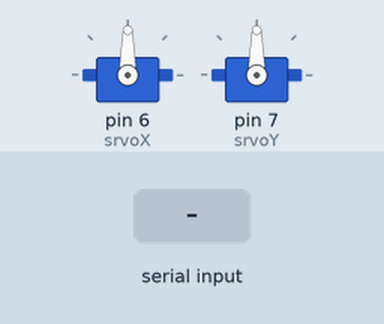
Recording of a sketch running on a simulated Arduino Uno, built with avr-gcc and run on an emulated ATmega328P. Shown: 2 × servo. Inputs (shaded band) come from the test bench.

Above: at 1.2 s.
1.3 s: "Y" received over Serial
At 1.6 s:
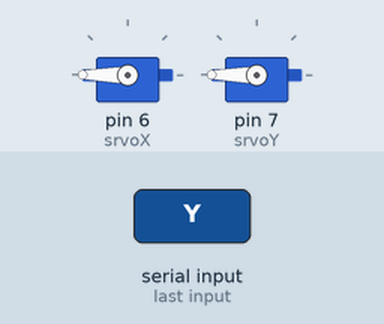
2.8 s: "30,150\n" received over Serial
At 4.0 s:
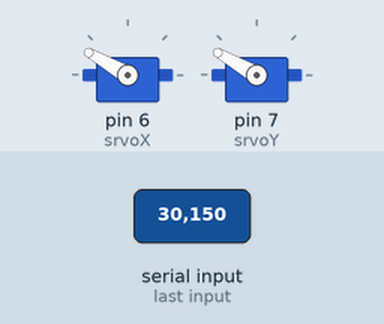
4.3 s: "5\n" received over Serial
At 5.1 s:
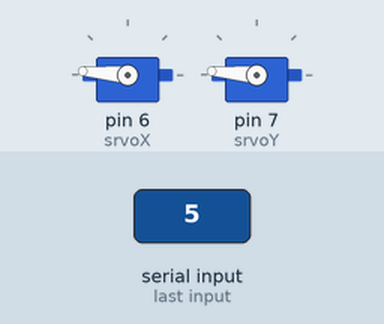
5.8 s: "200\n" received over Serial
At 6.3 s:
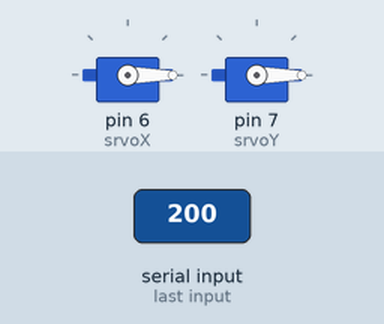
7.3 s: "X" received over Serial
At 8.5 s:
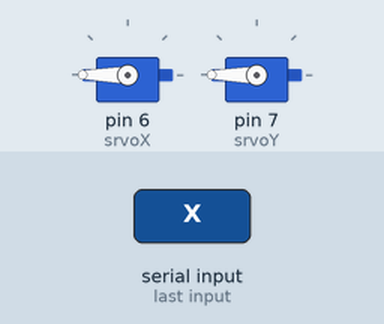
8.8 s: "90,45\n" received over Serial
At 9.9 s:
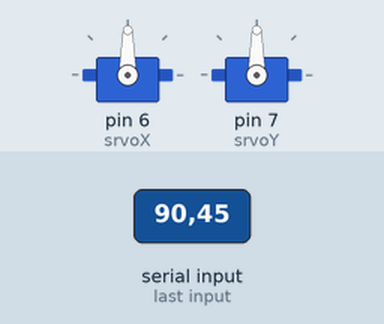
Timing chart, 0 to 11.3 s (numbered marks = the images above; inputs shaded):
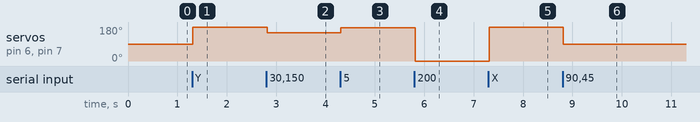

Measured:
- after the input at 1.3 s, servo on pin 6 (srvoX), servo on pin 7 (srvoY): 90° → 180° at once
- after the input at 2.8 s, servo on pin 6 (srvoX), servo on pin 7 (srvoY): 180° → 150° at once
- after the input at 4.3 s, servo on pin 6 (srvoX), servo on pin 7 (srvoY): 150° → 175° at once
- after the input at 5.8 s, servo on pin 6 (srvoX), servo on pin 7 (srvoY): 175° → 0° at once
- after the input at 7.3 s, servo on pin 6 (srvoX), servo on pin 7 (srvoY): 0° → 180° at once
- after the input at 8.8 s, servo on pin 6 (srvoX), servo on pin 7 (srvoY): 180° → 90° at once

The sketch:

Eye_Killer.ino
```cpp
#include <Servo.h>


Servo srvoX;
Servo srvoY;

int posX = 0;
int posY = 0;

String serialIn;

void setup() {
  // put your setup code here, to run once:
  srvoX.attach(6);
  srvoY.attach(7);

  Serial.begin(9600);
  Serial.setTimeout(10);
}

void loop() {
  // put your main code here, to run repeatedly:
}

void serialEvent() {

  serialIn = Serial.readString();

  int xPos = 180 - parseXPos(serialIn);
  int yPos = 180 - parseYPos(serialIn);

  srvoX.write(xPos);
  srvoY.write(yPos);

}

int parseXPos(String data)
{
  data.remove(data.indexOf("Y"));
  data.remove(data.indexOf("X"), 1);

  return data.toInt();
}

int parseYPos(String data)
{
  data.remove(0, data.indexOf("Y") + 1);

  return data.toInt();
}
```
